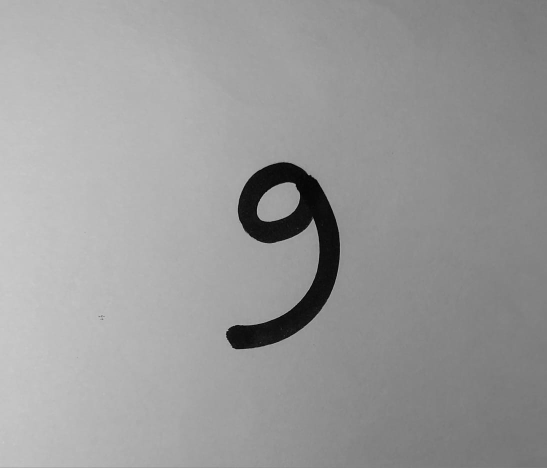
#> input picture Final version 2.0/ImagesTaken/IMG-20250116-WA0049.jpg, 1093 x 936 px, found by its file name (shown at 1/2 size); its folder holds only this picture in this run
$ jupyter execute 1_DataPreprocessing.ipynb
#> lines starting #> are read from the running program, lines starting #| are printed output that depends on the picture; after the words box and inside, x2 and y2 are one past the last pixel; in counts of white or black regions, pixels touching at a corner belong together
[cell 1]
import cv2
import matplotlib.pyplot as plt
import os
import numpy as np

input_folder = 'ImagesTaken'
output_folder = 'PreProcessedImage'

os.makedirs(output_folder, exist_ok=True)

image_counter = 1

for filename in os.listdir(input_folder):
    if filename.lower().endswith(('.png', '.jpg', '.jpeg')):
        image_path = os.path.join(input_folder, filename)
        image = cv2.imread(image_path, cv2.IMREAD_GRAYSCALE)
#> image is the input picture: shape (936, 1093); min 0, max 204, mean 154.1
        if image is None:
            print(f"Error: Image not found or could not be loaded at path {image_path}")
            continue
        inverted_image = cv2.bitwise_not(image)
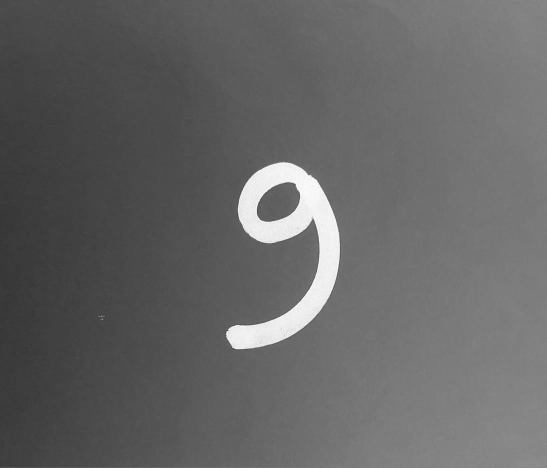
#> inverted_image: shape (936, 1093) (shown at 1/2 size); min 51, max 255, mean 100.9

        # Applying thresholding to ensure the background is black
        _, thresholded_image = cv2.threshold(inverted_image, 200, 255, cv2.THRESH_BINARY)
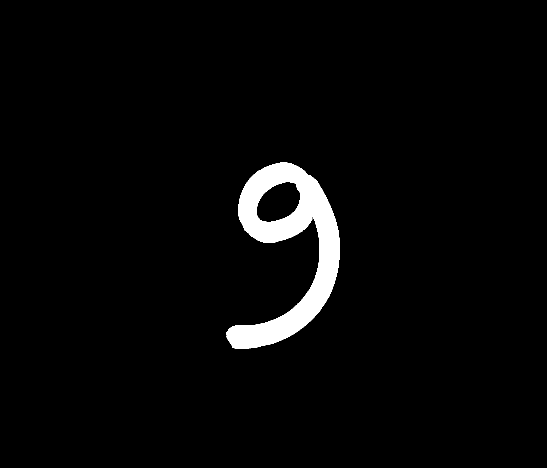
#> thresholded_image: shape (936, 1093) (shown at 1/2 size); 3.1% white; 1 white region, box (x1, y1, x2, y2) and area: (452, 325, 680, 698) 31889

        # Enhancing contrast and brightness
        alpha = 1.5  # Increase contrast
        beta = 0     # No extra brightness change
        enhanced_image = cv2.convertScaleAbs(thresholded_image, alpha=alpha, beta=beta)

        # Apply dilation to make the text bolder
        kernel = np.ones((5, 5), np.uint8)
        dilated_image = cv2.dilate(enhanced_image, kernel, iterations=1)
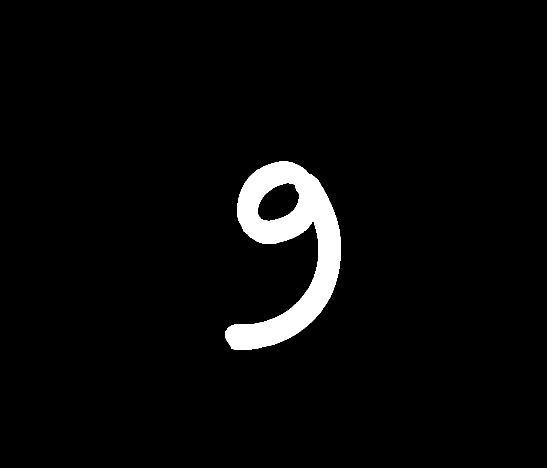
#> dilated_image: shape (936, 1093) (shown at 1/2 size); 3.5% white; 1 white region, box (x1, y1, x2, y2) and area: (450, 323, 682, 700) 35830

        # Resize to 128x128 pixels
        resized_image = cv2.resize(dilated_image, (128, 128))
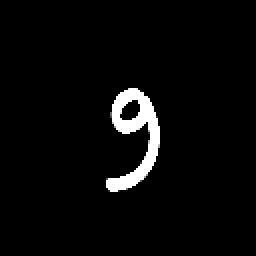
#> resized_image: shape (128, 128) (shown 2 times larger); min 0, max 255, mean 9

        # saved as png
        output_filename = f"0_{image_counter}.png"
        output_path = os.path.join(output_folder, output_filename)

        # Saved the processed image
        cv2.imwrite(output_path, resized_image)
        print(f"Enhanced image saved at: {output_path}")

        # Increment the image counter
        image_counter += 1

        plt.imshow(resized_image, cmap='gray')
        plt.title(f'Number - 0 (Image {image_counter - 1})')
        plt.axis('off')
        plt.show()

print("Processing complete. All enhanced images have been saved.")

$ run again, on Final version 2.0/ImagesTaken/IMG-20250116-WA0053.jpg
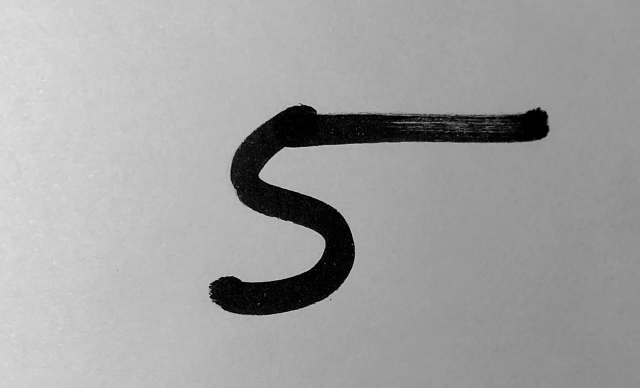
#> input picture Final version 2.0/ImagesTaken/IMG-20250116-WA0053.jpg, 1280 x 775 px, found by its file name (shown at 1/2 size)
#> image is the input picture: shape (775, 1280); min 0, max 238, mean 161.8
#> `_, thresholded_image = cv2.threshold(inverted_image, 200, 255, cv2.THR..`:
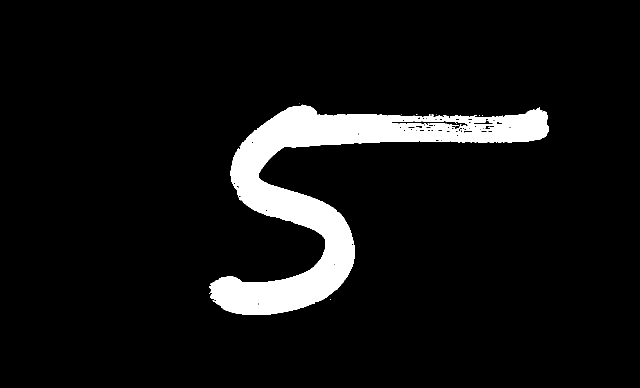
#> thresholded_image: shape (775, 1280) (shown at 1/2 size); 7.1% white; 16 white regions (15 under 20 px), largest, box (x1, y1, x2, y2) and area: (418, 209, 1098, 630) 70493
#> dilated_image: shape (775, 1280); 8% white; 2 white regions, box (x1, y1, x2, y2) and area: (416, 205, 1100, 632) 78939, (658, 597, 664, 602) 30
#> `resized_image = cv2.resize(dilated_image, (128, 128))`:
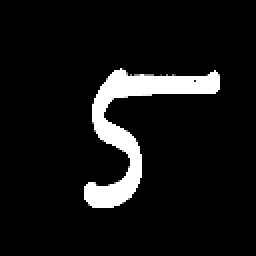
#> resized_image: shape (128, 128) (shown 2 times larger); min 0, max 255, mean 20.2

$ run again, on Final version 2.0/ImagesTaken/IMG-20250116-WA0055.jpg
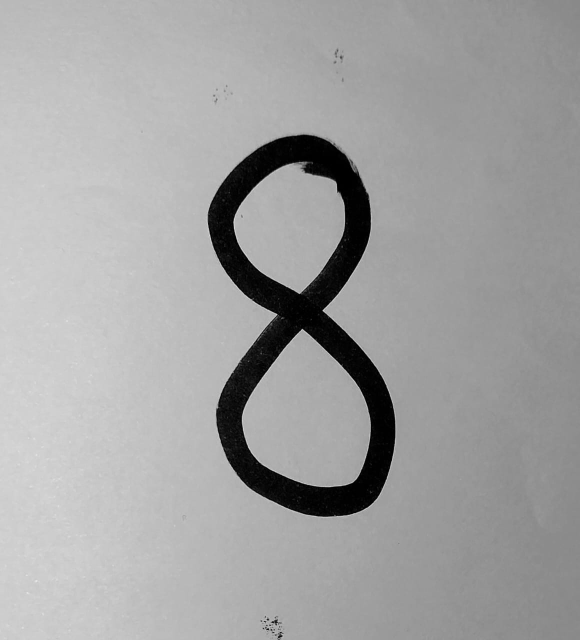
#> input picture Final version 2.0/ImagesTaken/IMG-20250116-WA0055.jpg, 1160 x 1280 px, found by its file name (shown at 1/2 size)
#> image is the input picture: shape (1280, 1160); min 0, max 249, mean 161.8
#> `_, thresholded_image = cv2.threshold(inverted_image, 200, 255, cv2.THR..`:
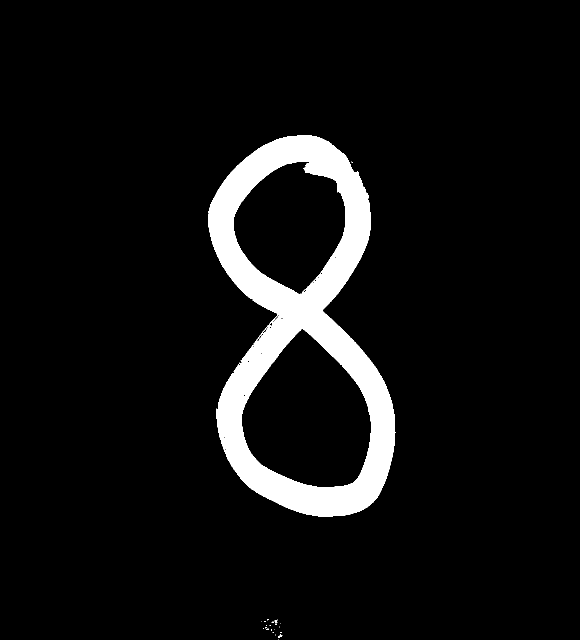
#> thresholded_image: shape (1280, 1160) (shown at 1/2 size); 6.8% white; 23 white regions (20 under 20 px), largest, box (x1, y1, x2, y2) and area: (416, 270, 791, 1033) 100182, (549, 1239, 555, 1247) 26, (556, 1271, 565, 1276) 26
#> dilated_image: shape (1280, 1160); 7.5% white; 7 white regions, largest, box (x1, y1, x2, y2) and area: (414, 268, 793, 1035) 110332, (524, 1248, 567, 1280) 425, (537, 1237, 557, 1253) 197
#> `resized_image = cv2.resize(dilated_image, (128, 128))`:
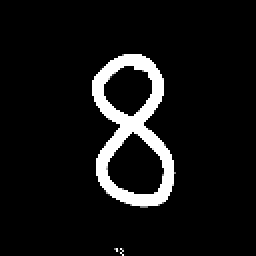
#> resized_image: shape (128, 128) (shown 2 times larger); min 0, max 255, mean 19
